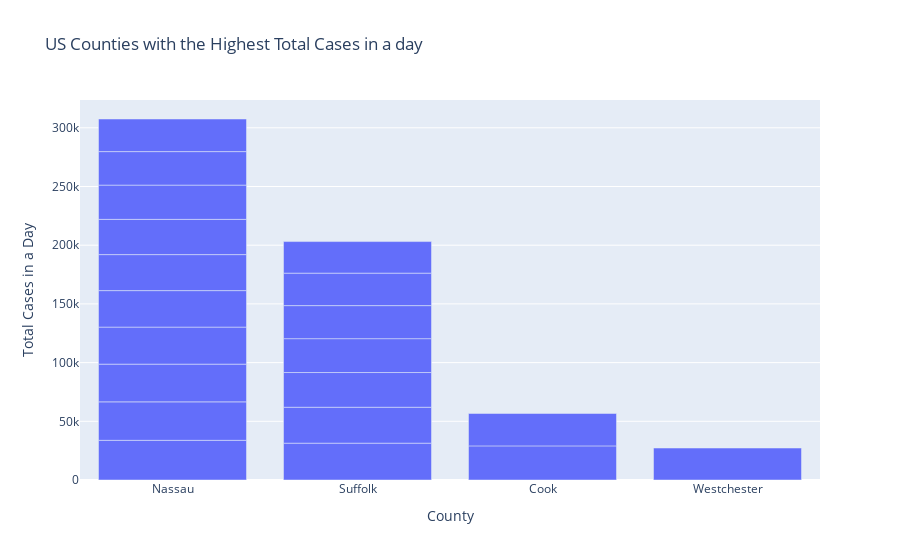

The notebook cell saved with this chart:
### Code cell
bar_total_cases_top20

### Figure 1 — Plotly figure (JSON) as saved in the notebook; plotly's stock layout.template omitted (floating-point values rounded to 4 significant figures)
{"data": [{"alignmentgroup": "True", "hoverlabel": {"namelength": 0}, "hovertemplate": "County=%{x}<br>Total Cases in a Day=%{y}", "legendgroup": "", "marker": {"color": "#636efa"}, "name": "", "offsetgroup": "", "orientation": "v", "showlegend": false, "textposition": "auto", "type": "bar", "x": ["Nassau", "Nassau", "Nassau", "Nassau", "Suffolk", "Nassau", "Nassau", "Suffolk", "Nassau", "Suffolk", "Nassau", "Cook", "Suffolk", "Nassau", "Suffolk", "Nassau", "Suffolk", "Cook", "Westchester", "Suffolk"], "xaxis": "x", "y": [33798, 32765, 32124, 31555, 31368, 31079, 30677, 30606, 30013, 29567, 29180, 29058, 28854, 28539, 28154, 27772, 27662, 27616, 27230, 26888], "yaxis": "y"}], "layout": {"barmode": "relative", "legend": {"tracegroupgap": 0}, "title": {"text": "US Counties with the Highest Total Cases in a day"}, "xaxis": {"anchor": "y", "domain": [0, 1], "title": {"text": "County"}}, "yaxis": {"anchor": "x", "domain": [0, 1], "title": {"text": "Total Cases in a Day"}}}}
